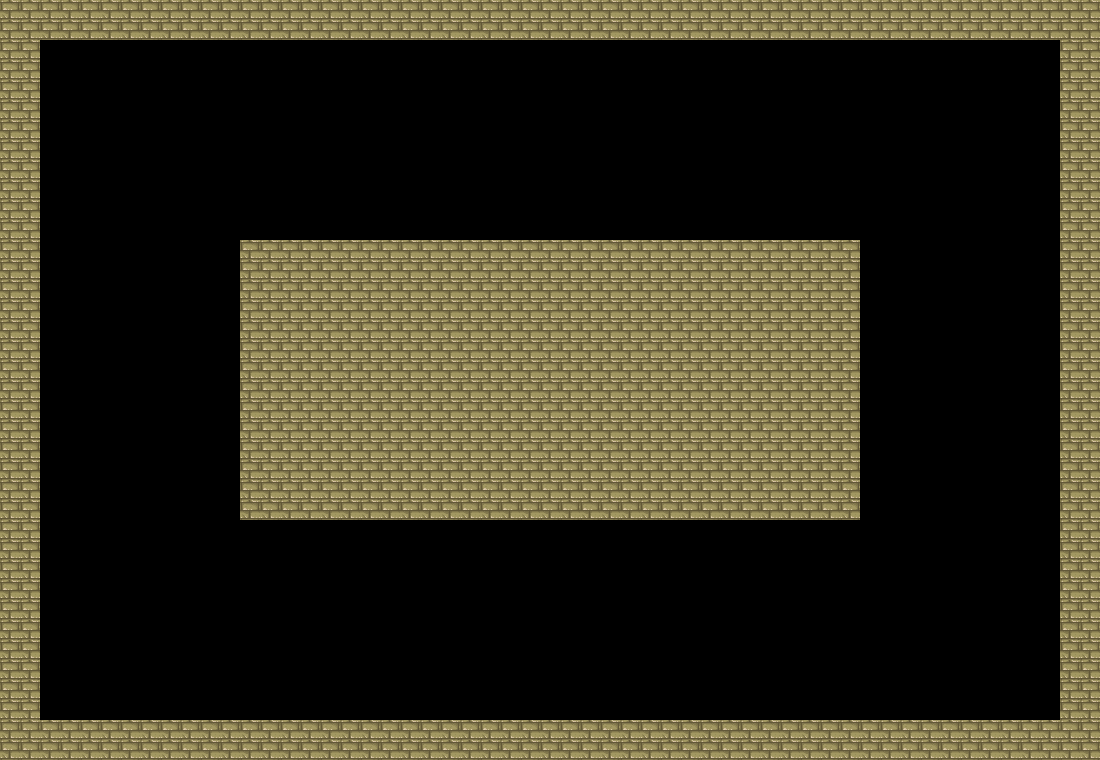

The image is a tile-based game level rendered from a .tmx file. Its description and source (layers, tilesets, objects; grid data summarised) follow:
An orthogonal 55x38 tile map with 20x20 px tiles, 1 tile layer (kolizja), 2 hidden layers not drawn and 5 objects.

<map version="1.0" orientation="orthogonal" renderorder="right-down" width="55" height="38" tilewidth="20" tileheight="20" nextobjectid="39">
 <tileset firstgid="1" name="tmw_desert_spacing" tilewidth="20" tileheight="20" tilecount="117" columns="13">
  <image source="tmw_desert_spacing.png" width="265" height="199" />
  <tile id="28">
   <properties>
    <property name="Collidable" type="bool" value="true" />
   </properties>
  </tile>
 </tileset>
 <layer name="Droga" width="55" height="38" visible="0">
  <data>[2090 cells, 520 non-empty, 1 distinct tile ids]</data>
 </layer>
 <layer name="kolizja" width="55" height="38">
  <data>[2090 cells, 790 non-empty, 1 distinct tile ids]</data>
 </layer>
 <layer name="piasek" width="55" height="38" visible="0">
  <data>[2090 cells, 780 non-empty, 1 distinct tile ids]</data>
 </layer>
 <objectgroup name="Warstwa Obiektu 1">
  <object id="18" x="-1" y="-1" width="1101" height="41" />
  <object id="34" x="-2" y="-3" width="41" height="763" />
  <object id="35" x="-2" y="718" width="1102" height="42" />
  <object id="36" x="1062" y="1" width="37" height="760" />
  <object id="37" x="240" y="240" width="622" height="280" />
 </objectgroup>
</map>
